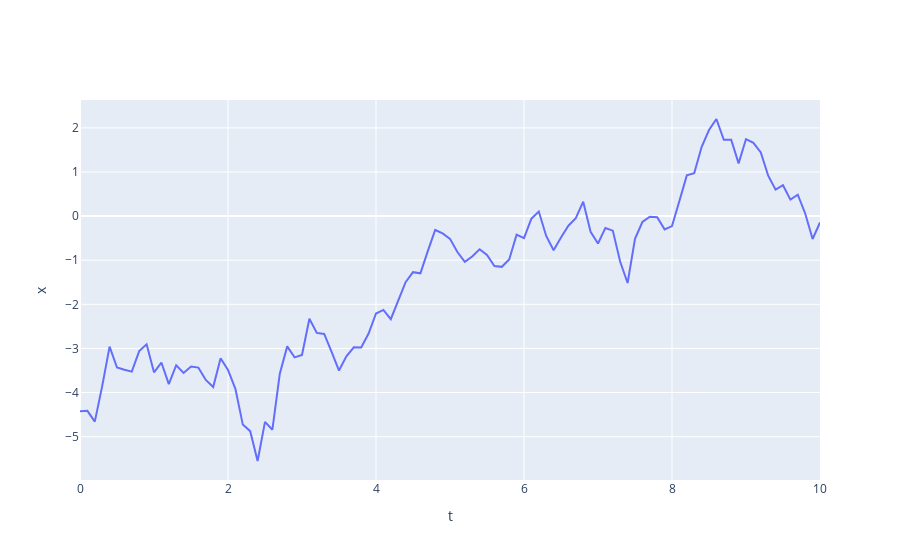

Source (notebook cell):
### Code cell
sim.plot_sim('x', [2], ['sim 2'])
